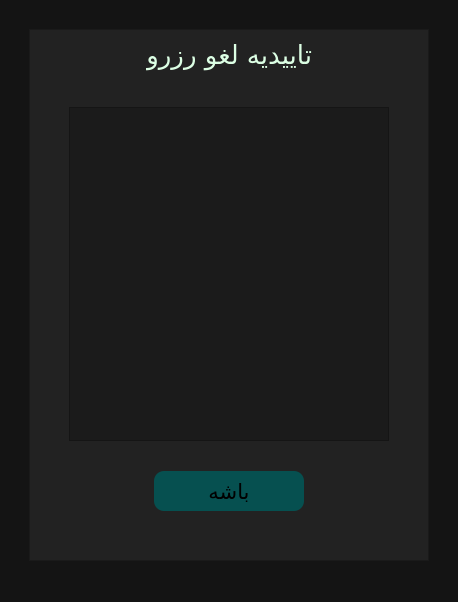
<?xml version="1.0" encoding="UTF-8"?>
<ui version="4.0">
 <class>MainWindow</class>
 <widget class="QMainWindow" name="MainWindow">
  <property name="geometry">
   <rect>
    <x>0</x>
    <y>0</y>
    <width>458</width>
    <height>602</height>
   </rect>
  </property>
  <property name="windowTitle">
   <string>لغو رزرو</string>
  </property>
  <property name="styleSheet">
   <string notr="true">QWidget{
    background-color: rgb(20, 20, 20);
}
QFrame{
    background-color: rgb(34, 34, 34);
}

QLabel{
    font-size: 26px;
    color: rgb(220, 255, 228);
}
QPushButton{
    background-color: rgb(6, 80, 80);
    border-radius: 10px;
}
QPushButton:hover{
    background-color: rgba(34, 114, 114, 0.877);
}
QTextBrowser{
    background-color: rgb(27, 27, 27);
}
</string>
  </property>
  <widget class="QWidget" name="centralwidget">
   <layout class="QGridLayout" name="gridLayout_4">
    <item row="0" column="0">
     <layout class="QGridLayout" name="gridLayout_2">
      <property name="leftMargin">
       <number>20</number>
      </property>
      <property name="topMargin">
       <number>20</number>
      </property>
      <property name="rightMargin">
       <number>20</number>
      </property>
      <property name="bottomMargin">
       <number>10</number>
      </property>
      <item row="0" column="0">
       <widget class="QFrame" name="frame">
        <property name="minimumSize">
         <size>
          <width>400</width>
          <height>500</height>
         </size>
        </property>
        <property name="frameShape">
         <enum>QFrame::Shape::StyledPanel</enum>
        </property>
        <property name="frameShadow">
         <enum>QFrame::Shadow::Raised</enum>
        </property>
        <layout class="QGridLayout" name="gridLayout_3">
         <item row="2" column="0">
          <spacer name="verticalSpacer">
           <property name="orientation">
            <enum>Qt::Orientation::Vertical</enum>
           </property>
           <property name="sizeType">
            <enum>QSizePolicy::Policy::Minimum</enum>
           </property>
           <property name="sizeHint" stdset="0">
            <size>
             <width>20</width>
             <height>40</height>
            </size>
           </property>
          </spacer>
         </item>
         <item row="1" column="0">
          <layout class="QVBoxLayout" name="verticalLayout">
           <property name="spacing">
            <number>0</number>
           </property>
           <item>
            <layout class="QHBoxLayout" name="horizontalLayout">
             <property name="leftMargin">
              <number>30</number>
             </property>
             <property name="topMargin">
              <number>30</number>
             </property>
             <property name="rightMargin">
              <number>30</number>
             </property>
             <property name="bottomMargin">
              <number>30</number>
             </property>
             <item>
              <widget class="QTextBrowser" name="cancel_text">
               <property name="minimumSize">
                <size>
                 <width>300</width>
                 <height>0</height>
                </size>
               </property>
               <property name="font">
                <font>
                 <family>B Nazanin</family>
                 <pointsize>17</pointsize>
                </font>
               </property>
               <property name="html">
                <string>&lt;!DOCTYPE HTML PUBLIC &quot;-//W3C//DTD HTML 4.0//EN&quot; &quot;http://www.w3.org/TR/REC-html40/strict.dtd&quot;&gt;
&lt;html&gt;&lt;head&gt;&lt;meta name=&quot;qrichtext&quot; content=&quot;1&quot; /&gt;&lt;meta charset=&quot;utf-8&quot; /&gt;&lt;style type=&quot;text/css&quot;&gt;
p, li { white-space: pre-wrap; }
hr { height: 1px; border-width: 0; }
li.unchecked::marker { content: &quot;\2610&quot;; }
li.checked::marker { content: &quot;\2612&quot;; }
&lt;/style&gt;&lt;/head&gt;&lt;body style=&quot; font-family:'B Nazanin'; font-size:17pt; font-weight:400; font-style:normal;&quot;&gt;
&lt;p style=&quot;-qt-paragraph-type:empty; margin-top:0px; margin-bottom:0px; margin-left:0px; margin-right:0px; -qt-block-indent:0; text-indent:0px;&quot;&gt;&lt;br /&gt;&lt;/p&gt;&lt;/body&gt;&lt;/html&gt;</string>
               </property>
              </widget>
             </item>
            </layout>
           </item>
           <item>
            <layout class="QHBoxLayout" name="horizontalLayout_2">
             <item>
              <spacer name="horizontalSpacer_3">
               <property name="orientation">
                <enum>Qt::Orientation::Horizontal</enum>
               </property>
               <property name="sizeHint" stdset="0">
                <size>
                 <width>40</width>
                 <height>20</height>
                </size>
               </property>
              </spacer>
             </item>
             <item>
              <widget class="QPushButton" name="cancel_conf">
               <property name="minimumSize">
                <size>
                 <width>150</width>
                 <height>40</height>
                </size>
               </property>
               <property name="font">
                <font>
                 <family>B Nazanin</family>
                 <pointsize>16</pointsize>
                </font>
               </property>
               <property name="cursor">
                <cursorShape>PointingHandCursor</cursorShape>
               </property>
               <property name="text">
                <string>باشه</string>
               </property>
              </widget>
             </item>
             <item>
              <spacer name="horizontalSpacer_4">
               <property name="orientation">
                <enum>Qt::Orientation::Horizontal</enum>
               </property>
               <property name="sizeHint" stdset="0">
                <size>
                 <width>40</width>
                 <height>20</height>
                </size>
               </property>
              </spacer>
             </item>
            </layout>
           </item>
          </layout>
         </item>
         <item row="0" column="0">
          <layout class="QHBoxLayout" name="horizontalLayout_3">
           <item>
            <spacer name="horizontalSpacer_5">
             <property name="orientation">
              <enum>Qt::Orientation::Horizontal</enum>
             </property>
             <property name="sizeHint" stdset="0">
              <size>
               <width>40</width>
               <height>20</height>
              </size>
             </property>
            </spacer>
           </item>
           <item>
            <widget class="QLabel" name="label">
             <property name="font">
              <font>
               <family>B Nazanin</family>
               <pointsize>-1</pointsize>
              </font>
             </property>
             <property name="text">
              <string>تاییدیه لغو رزرو</string>
             </property>
            </widget>
           </item>
           <item>
            <spacer name="horizontalSpacer_6">
             <property name="orientation">
              <enum>Qt::Orientation::Horizontal</enum>
             </property>
             <property name="sizeHint" stdset="0">
              <size>
               <width>40</width>
               <height>20</height>
              </size>
             </property>
            </spacer>
           </item>
          </layout>
         </item>
        </layout>
       </widget>
      </item>
     </layout>
    </item>
   </layout>
  </widget>
  <widget class="QMenuBar" name="menubar">
   <property name="geometry">
    <rect>
     <x>0</x>
     <y>0</y>
     <width>458</width>
     <height>33</height>
    </rect>
   </property>
  </widget>
  <widget class="QStatusBar" name="statusbar"/>
 </widget>
 <resources/>
 <connections/>
</ui>
